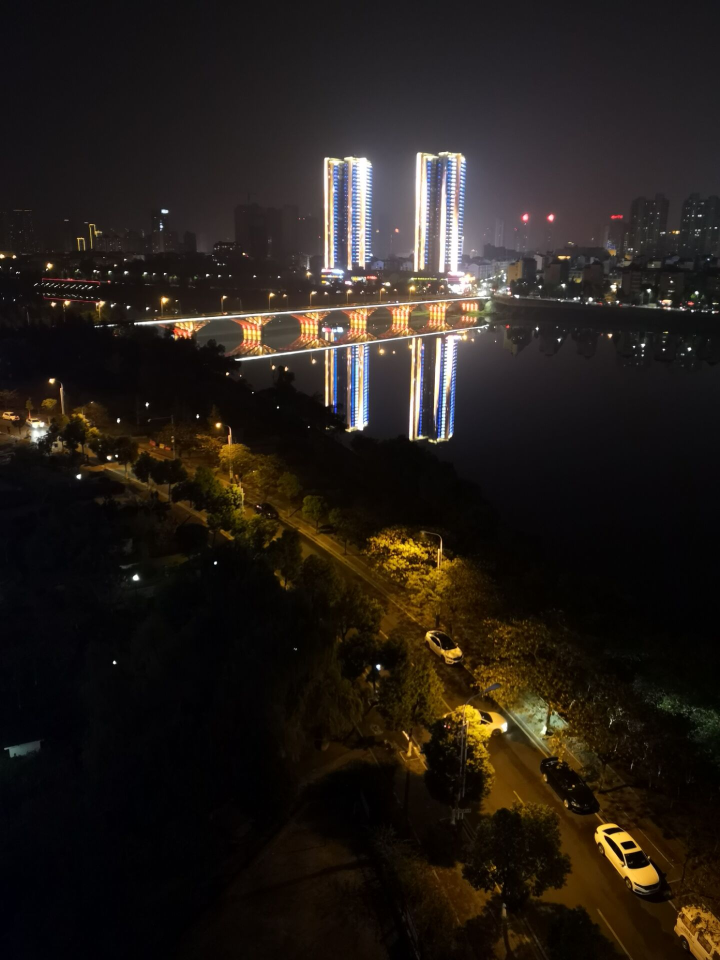
#> input picture test.jpg, 1440 x 1920 px, given in place of the camera (shown at 1/2 size)
$ python 8_bsKNN_motionDetector_camera.py
#> lines starting #> are read from the running program, lines starting #| are printed output that depends on the picture; after the words box and inside, x2 and y2 are one past the last pixel; in counts of white or black regions, pixels touching at a corner belong together
# ==程序功能：用BackgroundSubtractorKNN实现运动目标跟踪== #
# https://github.com/philexohf/Computer_Vision_Primer
import cv2

camera = cv2.VideoCapture(0)
bsKNN = cv2.createBackgroundSubtractorKNN(detectShadows=True)
structElement = cv2.getStructuringElement(cv2.MORPH_ELLIPSE, (20, 12))


def draw_contours(fn, cnt):
    if cv2.contourArea(cnt) > 1400:
        (x, y, w, h) = cv2.boundingRect(cnt)
        cv2.rectangle(fn, (x, y), (x + w, y + h), (255, 255, 0), 2)


while True:
    ret, frame = camera.read()
#> frame is the input picture: shape (1920, 1440, 3); mean B, G, R 25.2, 30.4, 36.9
    if not ret:
        break

    fg = bsKNN.apply(frame.copy())  # 计算了前景掩码
#> fg: shape (1920, 1440); every value is 255
    fg_bgr = cv2.cvtColor(fg, cv2.COLOR_GRAY2BGR)
#> fg_bgr: shape (1920, 1440, 3); every value is 255
    bw_and = cv2.bitwise_and(fg_bgr, frame)
    draw = cv2.cvtColor(bw_and, cv2.COLOR_BGR2GRAY)
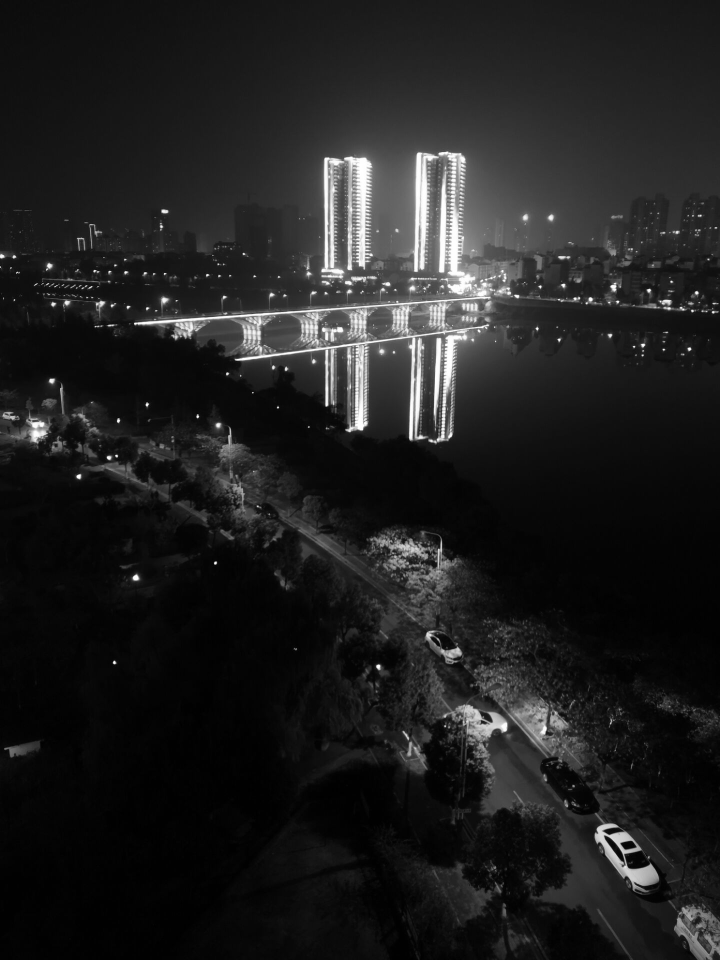
#> draw: shape (1920, 1440) (shown at 1/2 size); min 0, max 255, mean 31.7
    draw = cv2.GaussianBlur(draw, (21, 21), 0)
    draw = cv2.threshold(draw, 20, 255, cv2.THRESH_BINARY)[1]
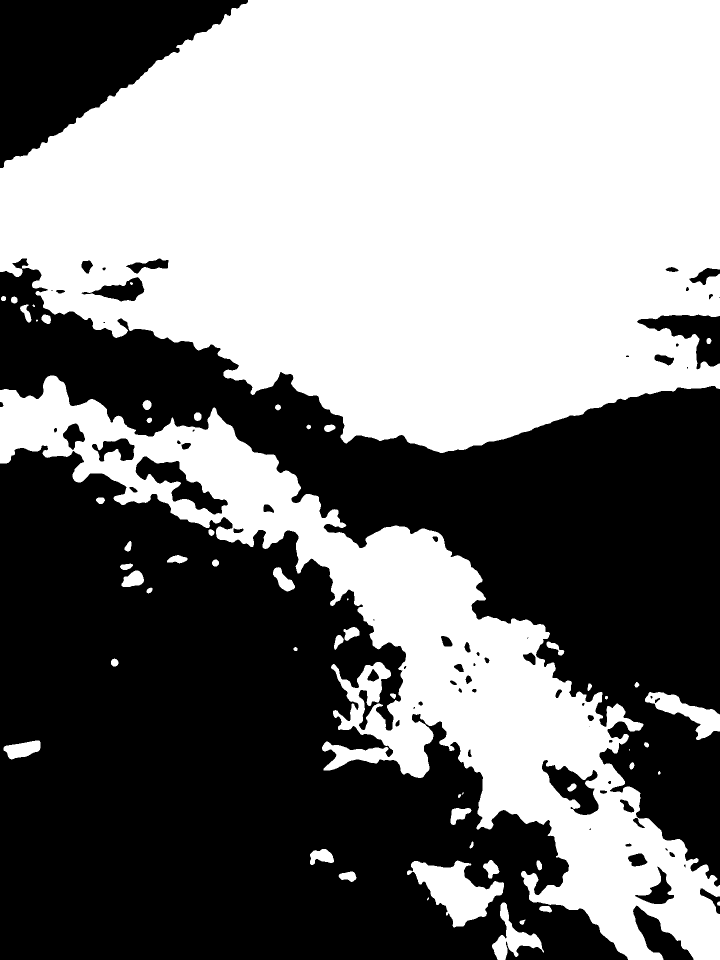
#> draw: shape (1920, 1440) (shown at 1/2 size); 50.2% white; 72 black regions (16 under 20 px), largest, box (x1, y1, x2, y2) and area: (0, 891, 1256, 1920) 770501, (0, 517, 1440, 1773) 477304, (0, 0, 496, 336) 85853
    draw = cv2.dilate(draw, structElement, iterations=2)
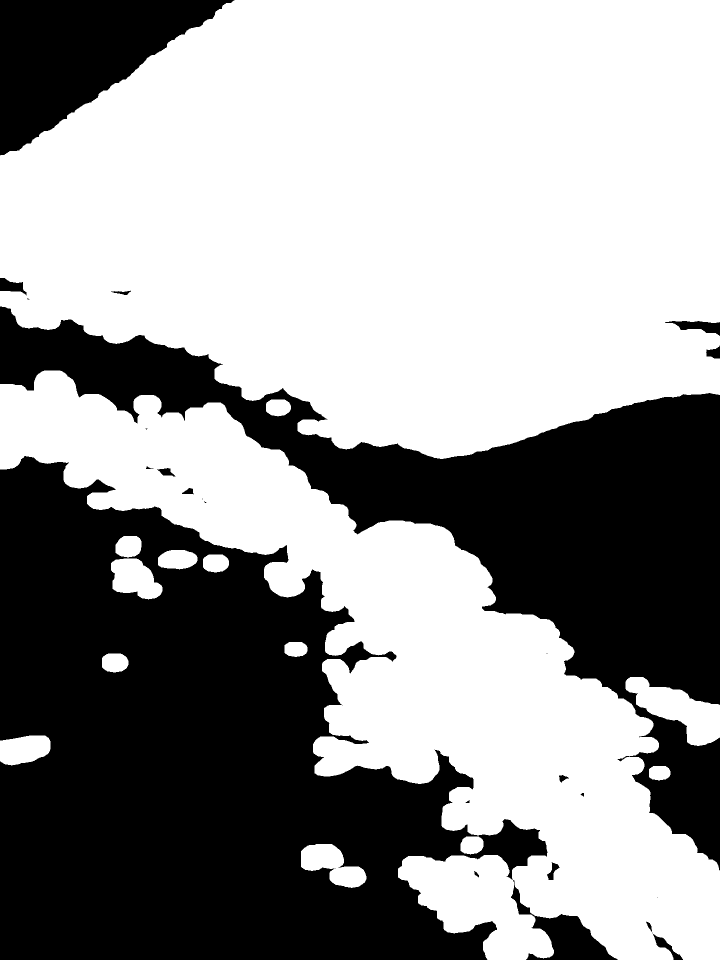
#> draw: shape (1920, 1440) (shown at 1/2 size); 59.4% white; 25 black regions (8 under 20 px)
    # findContours()旧版返回image,contours, hierarchy三个参数,新版返回contours, hierarchy两个参数
    contours, hierarchy = cv2.findContours(draw.copy(),
                                           cv2.RETR_EXTERNAL, cv2.CHAIN_APPROX_SIMPLE)
#> contours = 14 contours; largest, box (x1, y1, x2, y2) and area: (0, 0, 1440, 918) 1062285, (0, 741, 1440, 1920) 533498, (1251, 1354, 1440, 1492) 12054, (602, 1688, 733, 1776) 6218, (222, 1117, 325, 1199) 5674

    for c in contours:
        draw_contours(frame, c)
#> this loop made 14 passes
#> (x in draw_contours, y in draw_contours, w in draw_contours, h in draw_contours) on passes 1, 4, 5, 6, 8, 9, 10, 11, 13, 14: (602, 1688, 131, 88), (0, 1471, 101, 60), (1251, 1354, 189, 138), (204, 1307, 53, 38), (222, 1117, 103, 82), (406, 1109, 52, 36), (316, 1100, 79, 39), (231, 1072, 52, 43), (0, 741, 1440, 1179), (0, 0, 1440, 918)
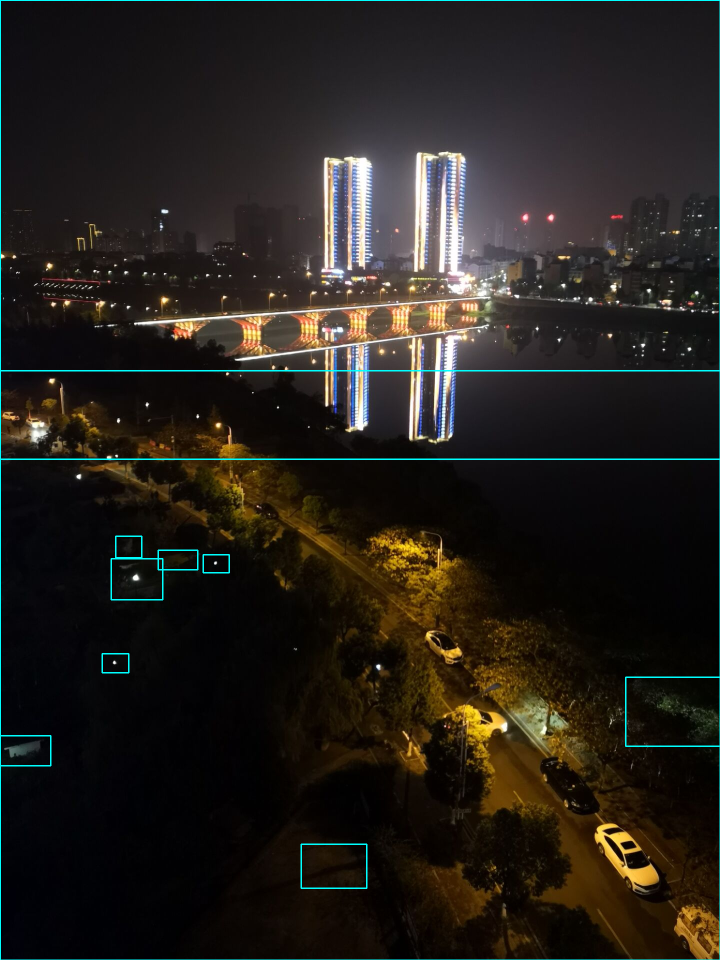
#> frame: shape (1920, 1440, 3) (shown at 1/2 size); 0.93% of pixels changed, all inside (x1, y1, x2, y2) = (0, 0, 1440, 1920)

    cv2.imshow("Motion Detector", frame)

    if cv2.waitKey(int(1000 / 12)) & 0xff == ord("q"):
#> (key q is pressed here)
        break

camera.release()
cv2.destroyAllWindows()
